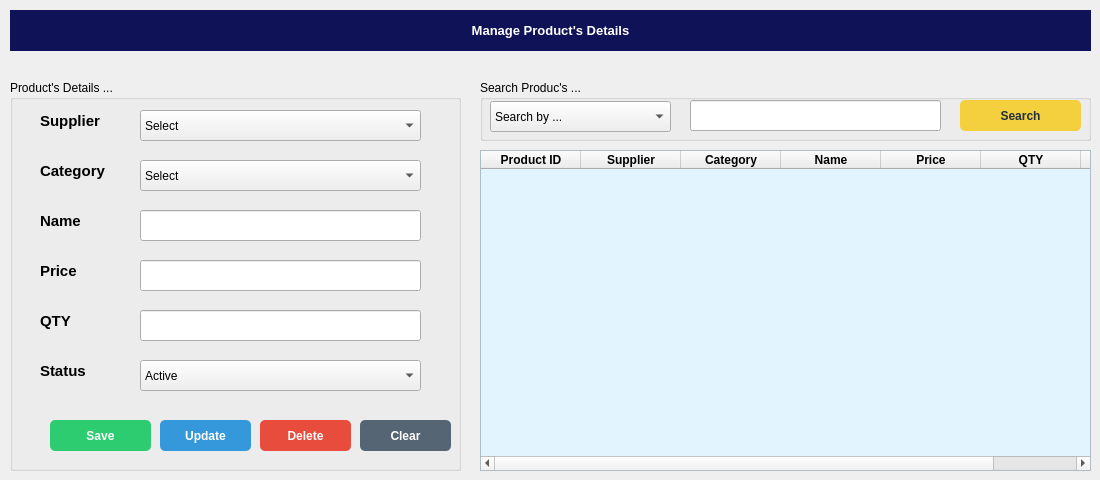
     <widget class="QWidget" name="tab_5">
      <attribute name="title">
       <string>Product's</string>
      </attribute>
      <widget class="QLabel" name="label_15">
       <property name="geometry">
        <rect>
         <x>10</x>
         <y>10</y>
         <width>1081</width>
         <height>41</height>
        </rect>
       </property>
       <property name="font">
        <font>
         <pointsize>10</pointsize>
         <weight>75</weight>
         <bold>true</bold>
        </font>
       </property>
       <property name="styleSheet">
        <string notr="true">background-color: rgb(15, 18, 86);
color: rgb(255, 255, 255);</string>
       </property>
       <property name="text">
        <string>Manage Product's Details</string>
       </property>
       <property name="alignment">
        <set>Qt::AlignCenter</set>
       </property>
      </widget>
      <widget class="QGroupBox" name="groupBox_2">
       <property name="geometry">
        <rect>
         <x>480</x>
         <y>80</y>
         <width>611</width>
         <height>61</height>
        </rect>
       </property>
       <property name="title">
        <string>Search Produc's ...</string>
       </property>
       <widget class="QComboBox" name="Product_SearchBy_Comb">
        <property name="geometry">
         <rect>
          <x>10</x>
          <y>21</y>
          <width>181</width>
          <height>31</height>
         </rect>
        </property>
        <item>
         <property name="text">
          <string>Search by ...</string>
         </property>
        </item>
        <item>
         <property name="text">
          <string>Supplier</string>
         </property>
        </item>
        <item>
         <property name="text">
          <string>Category</string>
         </property>
        </item>
        <item>
         <property name="text">
          <string>Name</string>
         </property>
        </item>
       </widget>
       <widget class="QLineEdit" name="Product_SearchBox_Comb">
        <property name="geometry">
         <rect>
          <x>210</x>
          <y>20</y>
          <width>251</width>
          <height>31</height>
         </rect>
        </property>
       </widget>
       <widget class="QPushButton" name="Product_Search_Btn">
        <property name="geometry">
         <rect>
          <x>480</x>
          <y>20</y>
          <width>121</width>
          <height>31</height>
         </rect>
        </property>
        <property name="font">
         <font>
          <weight>75</weight>
          <bold>true</bold>
         </font>
        </property>
        <property name="cursor">
         <cursorShape>PointingHandCursor</cursorShape>
        </property>
        <property name="styleSheet">
         <string notr="true">QPushButton{
  background-color: rgb(244, 208, 63);
  color: rgb(33, 47, 61);
  border-radius: 5px;
}
QPushButton::pressed{
	padding-left:2px;
	padding-top: 3px;
	background-color: rgb(248, 196, 113);
}</string>
        </property>
        <property name="text">
         <string>Search</string>
        </property>
       </widget>
      </widget>
      <widget class="QTableWidget" name="Product_tableWidget">
       <property name="geometry">
        <rect>
         <x>480</x>
         <y>150</y>
         <width>611</width>
         <height>321</height>
        </rect>
       </property>
       <property name="styleSheet">
        <string notr="true">QTableWidget#Product_tableWidget{
background-color: rgb(226, 245, 255);
}</string>
       </property>
       <property name="rowCount">
        <number>0</number>
       </property>
       <column>
        <property name="text">
         <string>Product ID</string>
        </property>
        <property name="font">
         <font>
          <weight>75</weight>
          <bold>true</bold>
         </font>
        </property>
        <property name="textAlignment">
         <set>AlignCenter</set>
        </property>
       </column>
       <column>
        <property name="text">
         <string>Supplier</string>
        </property>
        <property name="font">
         <font>
          <weight>75</weight>
          <bold>true</bold>
         </font>
        </property>
        <property name="textAlignment">
         <set>AlignCenter</set>
        </property>
       </column>
       <column>
        <property name="text">
         <string>Category</string>
        </property>
        <property name="font">
         <font>
          <weight>75</weight>
          <bold>true</bold>
         </font>
        </property>
        <property name="textAlignment">
         <set>AlignCenter</set>
        </property>
       </column>
       <column>
        <property name="text">
         <string>Name</string>
        </property>
        <property name="font">
         <font>
          <weight>75</weight>
          <bold>true</bold>
         </font>
        </property>
        <property name="textAlignment">
         <set>AlignCenter</set>
        </property>
       </column>
       <column>
        <property name="text">
         <string>Price</string>
        </property>
        <property name="font">
         <font>
          <weight>75</weight>
          <bold>true</bold>
         </font>
        </property>
        <property name="textAlignment">
         <set>AlignCenter</set>
        </property>
       </column>
       <column>
        <property name="text">
         <string>QTY</string>
        </property>
        <property name="font">
         <font>
          <weight>75</weight>
          <bold>true</bold>
         </font>
        </property>
        <property name="textAlignment">
         <set>AlignCenter</set>
        </property>
       </column>
       <column>
        <property name="text">
         <string>Status</string>
        </property>
        <property name="font">
         <font>
          <weight>75</weight>
          <bold>true</bold>
         </font>
        </property>
        <property name="textAlignment">
         <set>AlignCenter</set>
        </property>
       </column>
      </widget>
      <widget class="QGroupBox" name="groupBox_3">
       <property name="geometry">
        <rect>
         <x>10</x>
         <y>80</y>
         <width>451</width>
         <height>391</height>
        </rect>
       </property>
       <property name="title">
        <string>Product's Details ...</string>
       </property>
       <widget class="QComboBox" name="Product_Category_Comb">
        <property name="geometry">
         <rect>
          <x>130</x>
          <y>80</y>
          <width>281</width>
          <height>31</height>
         </rect>
        </property>
        <item>
         <property name="text">
          <string>Select</string>
         </property>
        </item>
       </widget>
       <widget class="QLabel" name="label_17">
        <property name="geometry">
         <rect>
          <x>30</x>
          <y>80</y>
          <width>71</width>
          <height>21</height>
         </rect>
        </property>
        <property name="font">
         <font>
          <pointsize>11</pointsize>
          <weight>75</weight>
          <bold>true</bold>
         </font>
        </property>
        <property name="text">
         <string>Category</string>
        </property>
       </widget>
       <widget class="QComboBox" name="Product_Supplier_Comb">
        <property name="geometry">
         <rect>
          <x>130</x>
          <y>30</y>
          <width>281</width>
          <height>31</height>
         </rect>
        </property>
        <item>
         <property name="text">
          <string>Select</string>
         </property>
        </item>
       </widget>
       <widget class="QLabel" name="label_18">
        <property name="geometry">
         <rect>
          <x>30</x>
          <y>30</y>
          <width>71</width>
          <height>21</height>
         </rect>
        </property>
        <property name="font">
         <font>
          <pointsize>11</pointsize>
          <weight>75</weight>
          <bold>true</bold>
         </font>
        </property>
        <property name="text">
         <string>Supplier</string>
        </property>
       </widget>
       <widget class="QLineEdit" name="Product_Name">
        <property name="geometry">
         <rect>
          <x>130</x>
          <y>130</y>
          <width>281</width>
          <height>31</height>
         </rect>
        </property>
       </widget>
       <widget class="QLabel" name="label_19">
        <property name="geometry">
         <rect>
          <x>30</x>
          <y>130</y>
          <width>61</width>
          <height>21</height>
         </rect>
        </property>
        <property name="font">
         <font>
          <pointsize>11</pointsize>
          <weight>75</weight>
          <bold>true</bold>
         </font>
        </property>
        <property name="text">
         <string>Name</string>
        </property>
       </widget>
       <widget class="QLabel" name="label_20">
        <property name="geometry">
         <rect>
          <x>30</x>
          <y>180</y>
          <width>61</width>
          <height>21</height>
         </rect>
        </property>
        <property name="font">
         <font>
          <pointsize>11</pointsize>
          <weight>75</weight>
          <bold>true</bold>
         </font>
        </property>
        <property name="text">
         <string>Price</string>
        </property>
       </widget>
       <widget class="QLineEdit" name="Product_Price">
        <property name="geometry">
         <rect>
          <x>130</x>
          <y>180</y>
          <width>281</width>
          <height>31</height>
         </rect>
        </property>
       </widget>
       <widget class="QLabel" name="label_21">
        <property name="geometry">
         <rect>
          <x>30</x>
          <y>230</y>
          <width>61</width>
          <height>21</height>
         </rect>
        </property>
        <property name="font">
         <font>
          <pointsize>11</pointsize>
          <weight>75</weight>
          <bold>true</bold>
         </font>
        </property>
        <property name="text">
         <string>QTY</string>
        </property>
       </widget>
       <widget class="QLineEdit" name="Product_Qty">
        <property name="geometry">
         <rect>
          <x>130</x>
          <y>230</y>
          <width>281</width>
          <height>31</height>
         </rect>
        </property>
       </widget>
       <widget class="QLabel" name="label_22">
        <property name="geometry">
         <rect>
          <x>30</x>
          <y>280</y>
          <width>71</width>
          <height>21</height>
         </rect>
        </property>
        <property name="font">
         <font>
          <pointsize>11</pointsize>
          <weight>75</weight>
          <bold>true</bold>
         </font>
        </property>
        <property name="text">
         <string>Status</string>
        </property>
       </widget>
       <widget class="QComboBox" name="Product_Status_Comb">
        <property name="geometry">
         <rect>
          <x>130</x>
          <y>280</y>
          <width>281</width>
          <height>31</height>
         </rect>
        </property>
        <item>
         <property name="text">
          <string>Active</string>
         </property>
        </item>
        <item>
         <property name="text">
          <string>Inactive</string>
         </property>
        </item>
       </widget>
       <widget class="QPushButton" name="Clear_Product_Btn">
        <property name="geometry">
         <rect>
          <x>350</x>
          <y>340</y>
          <width>91</width>
          <height>31</height>
         </rect>
        </property>
        <property name="font">
         <font>
          <weight>75</weight>
          <bold>true</bold>
         </font>
        </property>
        <property name="cursor">
         <cursorShape>PointingHandCursor</cursorShape>
        </property>
        <property name="styleSheet">
         <string notr="true">QPushButton{
  background-color: rgb(86, 101, 115);
  color: rgb(255, 255, 255);
  border-radius: 5px;
}
QPushButton::pressed{
	padding-left:5px;
	padding-top: 5px;
	background-color: rgb(128, 139, 150);
}</string>
        </property>
        <property name="text">
         <string>Clear</string>
        </property>
       </widget>
       <widget class="QPushButton" name="Update_Product_Btn">
        <property name="geometry">
         <rect>
          <x>150</x>
          <y>340</y>
          <width>91</width>
          <height>31</height>
         </rect>
        </property>
        <property name="font">
         <font>
          <weight>75</weight>
          <bold>true</bold>
         </font>
        </property>
        <property name="cursor">
         <cursorShape>PointingHandCursor</cursorShape>
        </property>
        <property name="styleSheet">
         <string notr="true">QPushButton{
  background-color: rgb(52, 152, 219);
  color: rgb(255, 255, 255);
  border-radius: 5px;
}
QPushButton::pressed{
	padding-left:5px;
	padding-top: 5px;
	background-color: rgb(93, 173, 226);
}</string>
        </property>
        <property name="text">
         <string>Update</string>
        </property>
       </widget>
       <widget class="QPushButton" name="Delete_Product_Btn">
        <property name="geometry">
         <rect>
          <x>250</x>
          <y>340</y>
          <width>91</width>
          <height>31</height>
         </rect>
        </property>
        <property name="font">
         <font>
          <weight>75</weight>
          <bold>true</bold>
         </font>
        </property>
        <property name="cursor">
         <cursorShape>PointingHandCursor</cursorShape>
        </property>
        <property name="styleSheet">
         <string notr="true">QPushButton{
  background-color: rgb(231, 76, 60);
  color: rgb(255, 255, 255);
  border-radius: 5px;
}
QPushButton::pressed{
	padding-left:5px;
	padding-top: 5px;
	background-color: rgb(236, 112, 99);
}</string>
        </property>
        <property name="text">
         <string>Delete</string>
        </property>
       </widget>
       <widget class="QPushButton" name="Save_Product_Btn">
        <property name="geometry">
         <rect>
          <x>40</x>
          <y>340</y>
          <width>101</width>
          <height>31</height>
         </rect>
        </property>
        <property name="font">
         <font>
          <weight>75</weight>
          <bold>true</bold>
         </font>
        </property>
        <property name="cursor">
         <cursorShape>PointingHandCursor</cursorShape>
        </property>
        <property name="styleSheet">
         <string notr="true">QPushButton{
  background-color: rgb(46, 204, 113);
  color: rgb(255, 255, 255);
  border-radius: 5px;
}
QPushButton::pressed{
	padding-left:5px;
	padding-top: 5px;
	background-color: rgb(130, 224, 170);
}</string>
        </property>
        <property name="text">
         <string>Save</string>
        </property>
       </widget>
      </widget>
     </widget>
